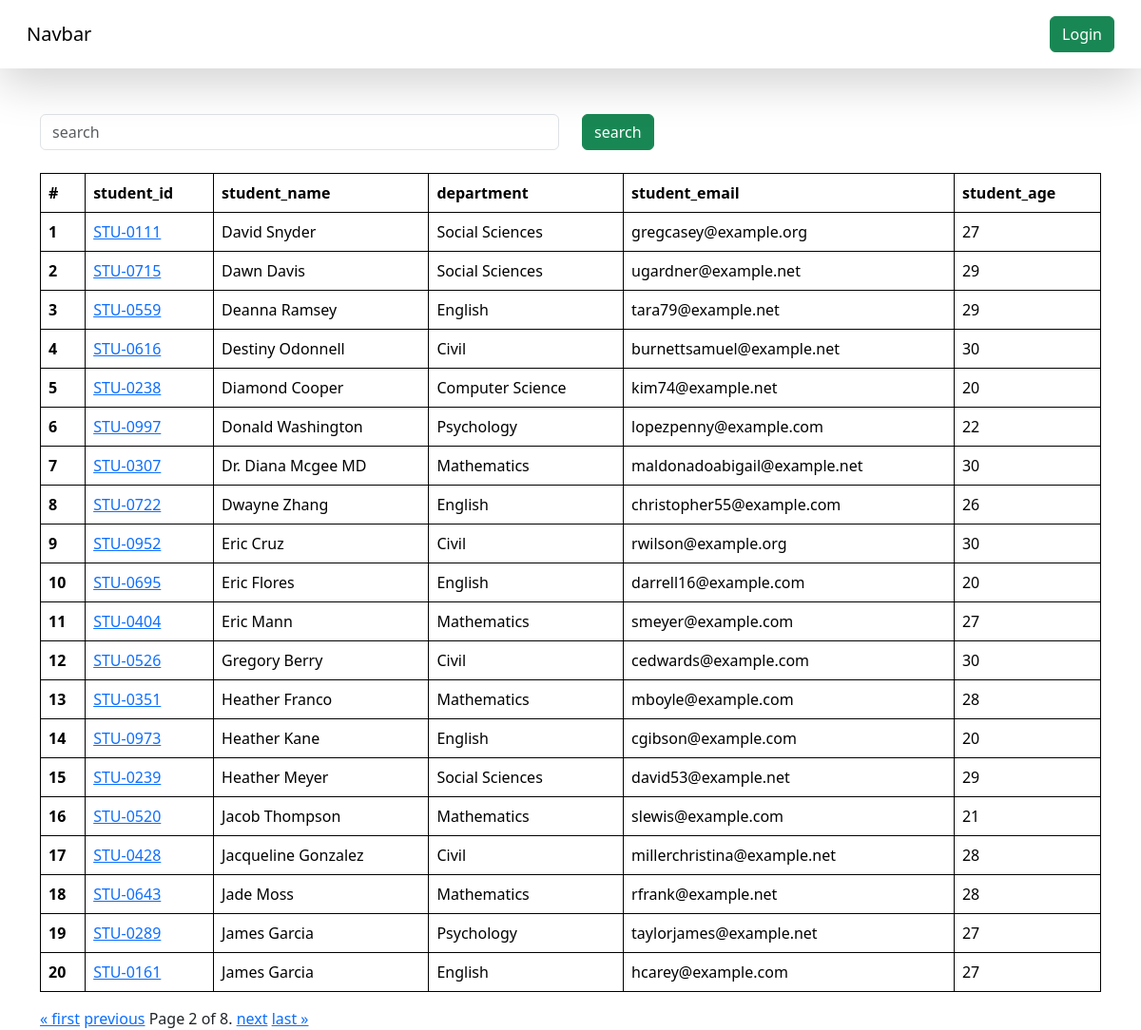
Screenshot of /students/?page=2 with the database file from the repository.
### vege/models.py (models this page shows, shortened)
class Student(models.Model):
    department = models.ForeignKey(Department, related_name='depart', on_delete=models.CASCADE)
    student_id = models.OneToOneField(StudentID, related_name='studentid', on_delete=models.CASCADE)
    student_name = models.CharField(max_length=100)
    student_email = models.EmailField(unique=True)
    student_age = models.IntegerField(default=18)
    student_address = models.TextField()
    is_deleted = models.BooleanField(default=False)
    objects = StudentManager()
    admin_objects = models.Manager()
    def __str__(self) -> str:
        return self.student_name
    class Meta:
        ordering = ['student_name']
        verbose_name = 'student'

class StudentID(models.Model):
    student_id = models.CharField(max_length=100)
    def __str__(self) -> str:
        return self.student_id

class Department(models.Model):
    department = models.CharField(max_length=100)
    class Meta:
        ordering = ['department']

### vege/views.py (the view, shortened to what this page needs)
# urls.py: path('students/', get_students , name="get_students"),
def get_students(request):
    queryset = Student.objects.all()
    paginator = Paginator(queryset, 20)
    page_number = request.GET.get("page", 1)
    page_obj = paginator.get_page(page_number)
    print(page_obj.object_list)
    return render(request, 'report/students.html', {'queryset':page_obj})

### vege/models.py (called while the page is built)
    def get_queryset(self):
        return super().get_queryset().filter(is_deleted = False)

### vege/templates/report/students.html
{% extends "base.html" %}
{% block start %}
<div class="container mt-5">
  <form class="mb-4">
  <div class="row">
    <div class="col-md-6">
      <input class="form-control" name="search" placeholder="search">
    </div>
    <div class="col-md-6">
      <button class="btn btn-success">search</button>
    </div>
  </div>
</form>
    <table class="table striped">
        <thead>
          <tr>
            <th scope="col">#</th>
            <th scope="col">student_id</th>
            <th scope="col">student_name</th>
            <th scope="col">department</th>
            <th scope="col">student_email</th>
            <th scope="col">student_age</th>
          </tr>
        </thead>
        <tbody>
          {% for student in queryset %}
          <tr>
            <th scope="row">{{forloop.counter}}</th>
            <td>
              <a href="{% url 'see_marks' student.student_id %}">
              {{student.student_id}}
            </a>
            </td>
            <td>{{student.student_name}}</td>
            <td>{{student.department.department}}</td>
            <td>{{student.student_email}}</td>
            <td>{{student.student_age}}</td>
          </tr>
          {% endfor %}
        </tbody>
    </table>
    <div class="pagination">
      <span class="step-links">
          {% if queryset.has_previous %}
              <a href="?page=1">&laquo; first</a>
              <a href="?page={{ queryset.previous_page_number }}">previous</a>
          {% endif %}
          <span class="current">
              Page {{ queryset.number }} of {{ queryset.paginator.num_pages }}.
          </span>
          {% if queryset.has_next %}
              <a href="?page={{ queryset.next_page_number }}">next</a>
              <a href="?page={{ queryset.paginator.num_pages }}">last &raquo;</a>
          {% endif %}
      </span>
  </div>
</div>
{% endblock %}

### home/templates/base.html (style rules this page uses)
table , th , td { border: 1px solid black; }

### rows the page displays
Student: student_id "STU-0111", student_name "David Snyder", department.department "Social Sciences", student_email "gregcasey@example.org", student_age "27"
Student: student_id "STU-0715", student_name "Dawn Davis", department.department "Social Sciences", student_email "ugardner@example.net", student_age "29"
Student: student_id "STU-0559", student_name "Deanna Ramsey", department.department "English", student_email "tara79@example.net", student_age "29"
Student: student_id "STU-0616", student_name "Destiny Odonnell", department.department "Civil", student_email "burnettsamuel@example.net", student_age "30"
Student: student_id "STU-0238", student_name "Diamond Cooper", department.department "Computer Science", student_email "kim74@example.net", student_age "20"
Student: student_id "STU-0997", student_name "Donald Washington", department.department "Psychology", student_email "lopezpenny@example.com", student_age "22"
Student: student_id "STU-0307", student_name "Dr. Diana Mcgee MD", department.department "Mathematics", student_email "maldonadoabigail@example.net", student_age "30"
Student: student_id "STU-0722", student_name "Dwayne Zhang", department.department "English", student_email "christopher55@example.com", student_age "26"
Student: student_id "STU-0952", student_name "Eric Cruz", department.department "Civil", student_email "rwilson@example.org", student_age "30"
Student: student_id "STU-0695", student_name "Eric Flores", department.department "English", student_email "darrell16@example.com", student_age "20"
Student: student_id "STU-0404", student_name "Eric Mann", department.department "Mathematics", student_email "smeyer@example.com", student_age "27"
Student: student_id "STU-0526", student_name "Gregory Berry", department.department "Civil", student_email "cedwards@example.com", student_age "30"
Student: student_id "STU-0351", student_name "Heather Franco", department.department "Mathematics", student_email "mboyle@example.com", student_age "28"
Student: student_id "STU-0973", student_name "Heather Kane", department.department "English", student_email "cgibson@example.com", student_age "20"
Student: student_id "STU-0239", student_name "Heather Meyer", department.department "Social Sciences", student_email "david53@example.net", student_age "29"
Student: student_id "STU-0520", student_name "Jacob Thompson", department.department "Mathematics", student_email "slewis@example.com", student_age "21"
Student: student_id "STU-0428", student_name "Jacqueline Gonzalez", department.department "Civil", student_email "millerchristina@example.net", student_age "28"
Student: student_id "STU-0643", student_name "Jade Moss", department.department "Mathematics", student_email "rfrank@example.net", student_age "28"
Student: student_id "STU-0289", student_name "James Garcia", department.department "Psychology", student_email "taylorjames@example.net", student_age "27"
Student: student_id "STU-0161", student_name "James Garcia", department.department "English", student_email "hcarey@example.com", student_age "27"

### other values shown
{{ queryset.number }} "2"
{{ queryset.paginator.num_pages }} "8"
